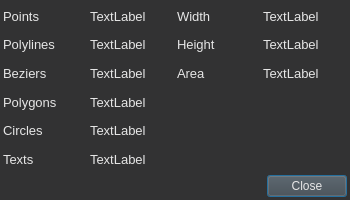
<?xml version="1.0" encoding="UTF-8"?>
<ui version="4.0">
 <class>DataPanel</class>
 <widget class="QDialog" name="DataPanel">
  <property name="geometry">
   <rect>
    <x>0</x>
    <y>0</y>
    <width>350</width>
    <height>200</height>
   </rect>
  </property>
  <property name="minimumSize">
   <size>
    <width>350</width>
    <height>200</height>
   </size>
  </property>
  <property name="font">
   <font>
    <pointsize>10</pointsize>
   </font>
  </property>
  <property name="windowTitle">
   <string>Data</string>
  </property>
  <property name="styleSheet">
   <string notr="true">background-color: rgb(50, 50, 51);
color: rgb(230, 230, 230);</string>
  </property>
  <layout class="QVBoxLayout" name="verticalLayout">
   <property name="spacing">
    <number>3</number>
   </property>
   <property name="leftMargin">
    <number>3</number>
   </property>
   <property name="topMargin">
    <number>3</number>
   </property>
   <property name="rightMargin">
    <number>3</number>
   </property>
   <property name="bottomMargin">
    <number>3</number>
   </property>
   <item>
    <layout class="QGridLayout" name="gridLayout">
     <item row="0" column="0">
      <widget class="QLabel" name="label">
       <property name="font">
        <font>
         <pointsize>10</pointsize>
        </font>
       </property>
       <property name="text">
        <string>Points</string>
       </property>
      </widget>
     </item>
     <item row="5" column="1">
      <widget class="QLabel" name="text_label">
       <property name="text">
        <string>TextLabel</string>
       </property>
      </widget>
     </item>
     <item row="5" column="0">
      <widget class="QLabel" name="label_6">
       <property name="text">
        <string>Texts</string>
       </property>
      </widget>
     </item>
     <item row="4" column="1">
      <widget class="QLabel" name="circle_label">
       <property name="text">
        <string>TextLabel</string>
       </property>
      </widget>
     </item>
     <item row="2" column="1">
      <widget class="QLabel" name="bezier_label">
       <property name="text">
        <string>TextLabel</string>
       </property>
      </widget>
     </item>
     <item row="2" column="0">
      <widget class="QLabel" name="label_3">
       <property name="text">
        <string>Beziers</string>
       </property>
      </widget>
     </item>
     <item row="1" column="0">
      <widget class="QLabel" name="label_2">
       <property name="text">
        <string>Polylines</string>
       </property>
      </widget>
     </item>
     <item row="0" column="1">
      <widget class="QLabel" name="point_label">
       <property name="text">
        <string>TextLabel</string>
       </property>
      </widget>
     </item>
     <item row="3" column="0">
      <widget class="QLabel" name="label_4">
       <property name="text">
        <string>Polygons</string>
       </property>
      </widget>
     </item>
     <item row="4" column="0">
      <widget class="QLabel" name="label_5">
       <property name="text">
        <string>Circles</string>
       </property>
      </widget>
     </item>
     <item row="0" column="2">
      <widget class="QLabel" name="label_7">
       <property name="text">
        <string>Width</string>
       </property>
      </widget>
     </item>
     <item row="3" column="1">
      <widget class="QLabel" name="polygon_label">
       <property name="text">
        <string>TextLabel</string>
       </property>
      </widget>
     </item>
     <item row="1" column="1">
      <widget class="QLabel" name="polyline_label">
       <property name="text">
        <string>TextLabel</string>
       </property>
      </widget>
     </item>
     <item row="2" column="2">
      <widget class="QLabel" name="label_9">
       <property name="text">
        <string>Area</string>
       </property>
      </widget>
     </item>
     <item row="1" column="2">
      <widget class="QLabel" name="label_8">
       <property name="text">
        <string>Height</string>
       </property>
      </widget>
     </item>
     <item row="0" column="3">
      <widget class="QLabel" name="width_label">
       <property name="text">
        <string>TextLabel</string>
       </property>
      </widget>
     </item>
     <item row="1" column="3">
      <widget class="QLabel" name="height_label">
       <property name="text">
        <string>TextLabel</string>
       </property>
      </widget>
     </item>
     <item row="2" column="3">
      <widget class="QLabel" name="area_label">
       <property name="text">
        <string>TextLabel</string>
       </property>
      </widget>
     </item>
    </layout>
   </item>
   <item>
    <widget class="QDialogButtonBox" name="buttonBox">
     <property name="styleSheet">
      <string notr="true">QPushButton
{
	color:rgb(230, 230, 230);
	background-color:rgb(70, 70, 71);
}
QPushButton:hover
{
	background-color:rgb(0, 85, 127);
}
QPushButton:pressed
{
	background-color:rgb(0, 85, 127);
}</string>
     </property>
     <property name="orientation">
      <enum>Qt::Horizontal</enum>
     </property>
     <property name="standardButtons">
      <set>QDialogButtonBox::Close</set>
     </property>
    </widget>
   </item>
  </layout>
 </widget>
 <resources/>
 <connections/>
</ui>
